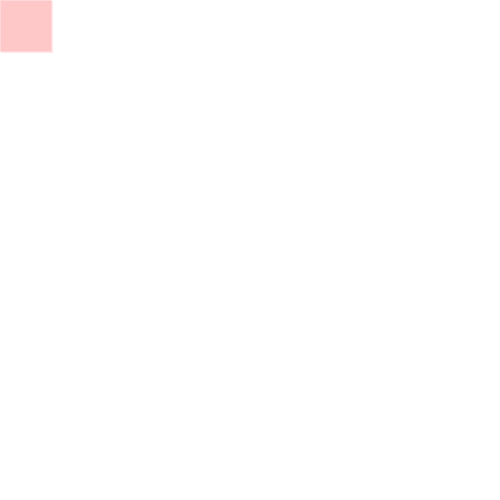
Frame 1 (no input)
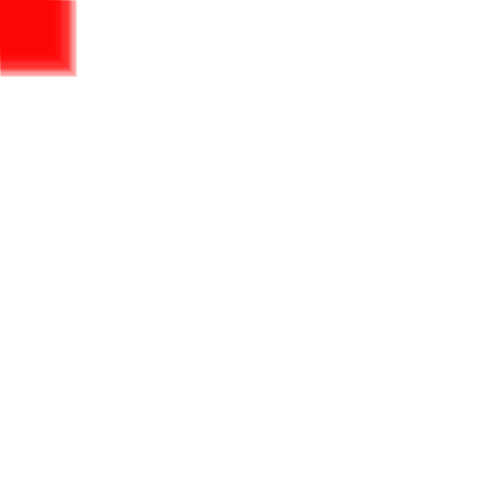
Frame 60 (the mouse pressed at the canvas centre just before this capture)
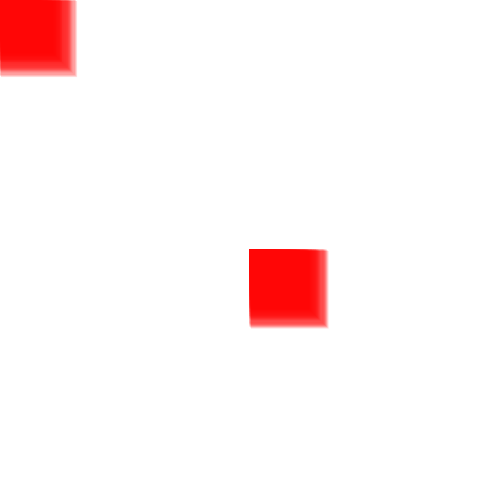
Frame 120 (the mouse held since frame 60 and released just before this capture)

The Processing sketch that drew these frames (run headless with seeded random() and noise(); from frame 60 on, the mouse is pressed at the canvas centre):

// Processing sketch: ex_6_drawing_multiple_rects_random
// ── ex_6_drawing_multiple_rects_random.pde
void setup() {
  size(500, 500);

  fill(255, 0, 0, 20);
  noStroke();

  background(255);
}

void draw() {
  /* draw 3 rectangles, pick a size between 1-50 pixels
   * each time draw is called by Processing */
  float size = random(1,80);
  rect(mouseX, mouseY, size, size);
  rect(mouseX-1, mouseY-1, size, size);
  rect(mouseX+1, mouseY+1, size, size);
}
